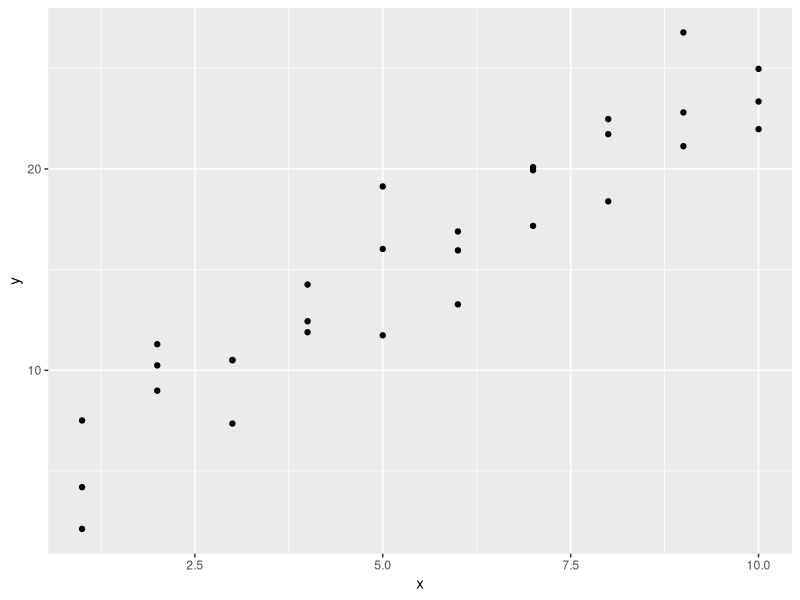
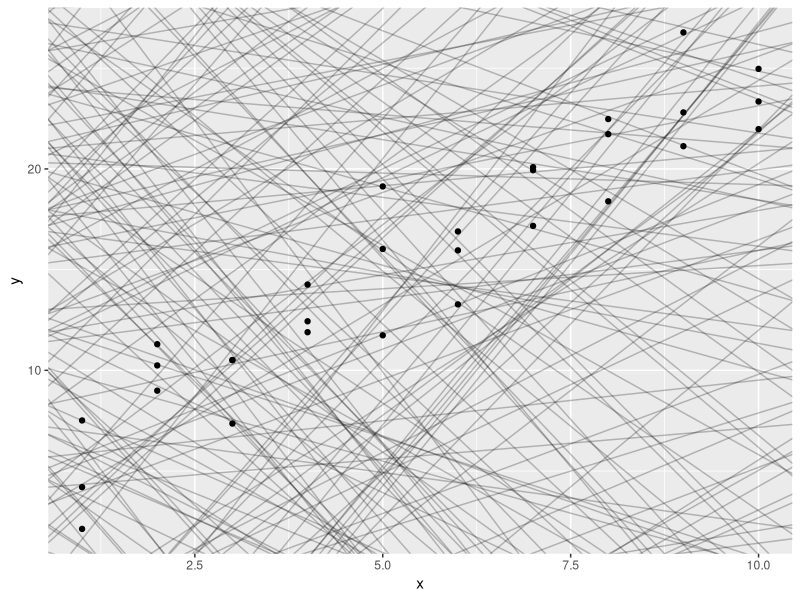
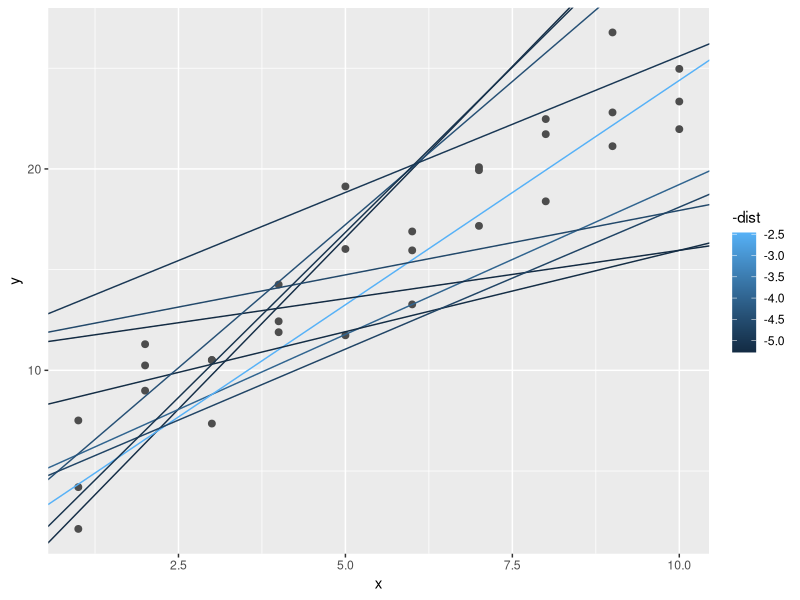
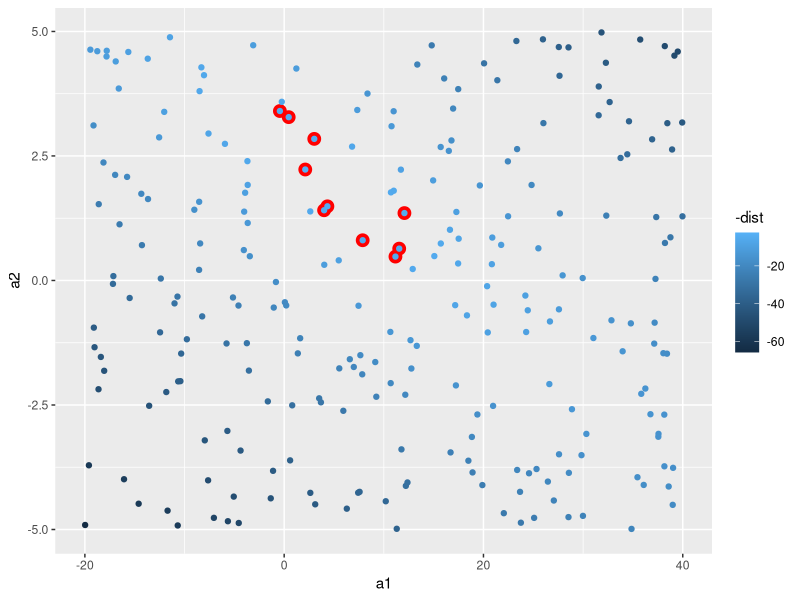
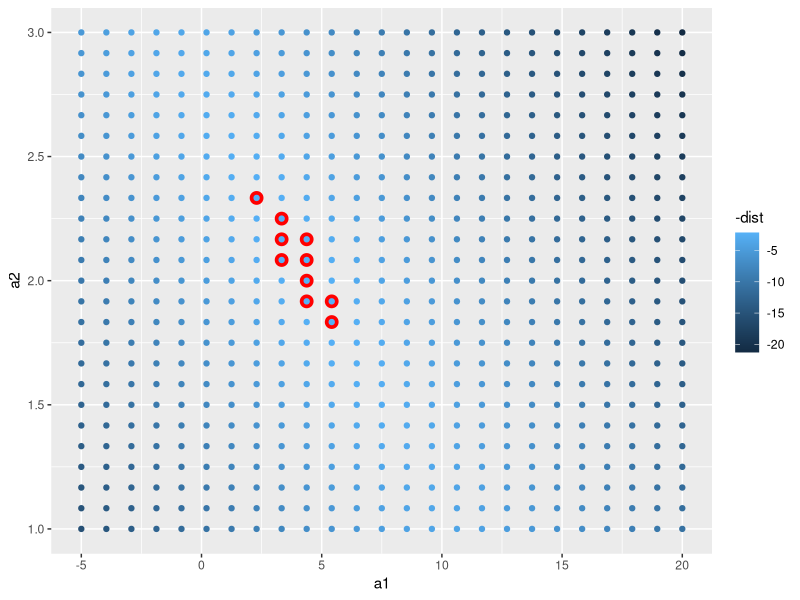
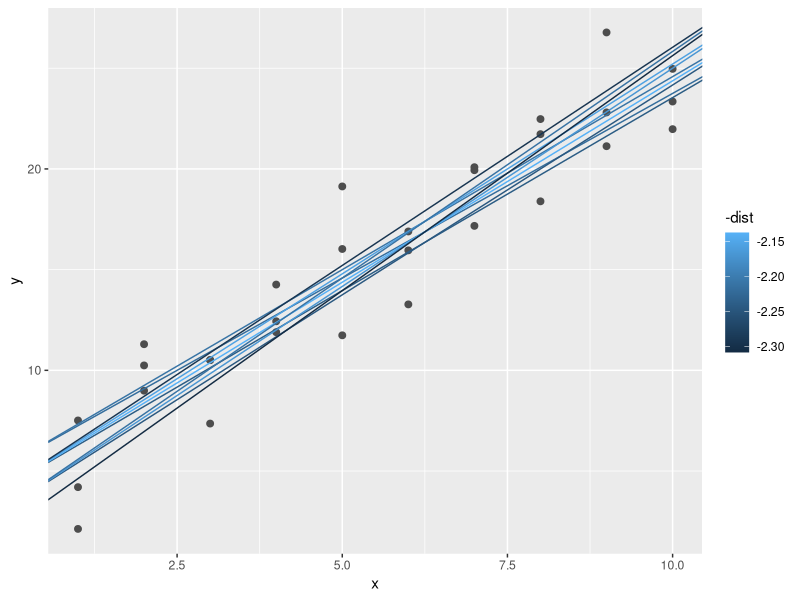
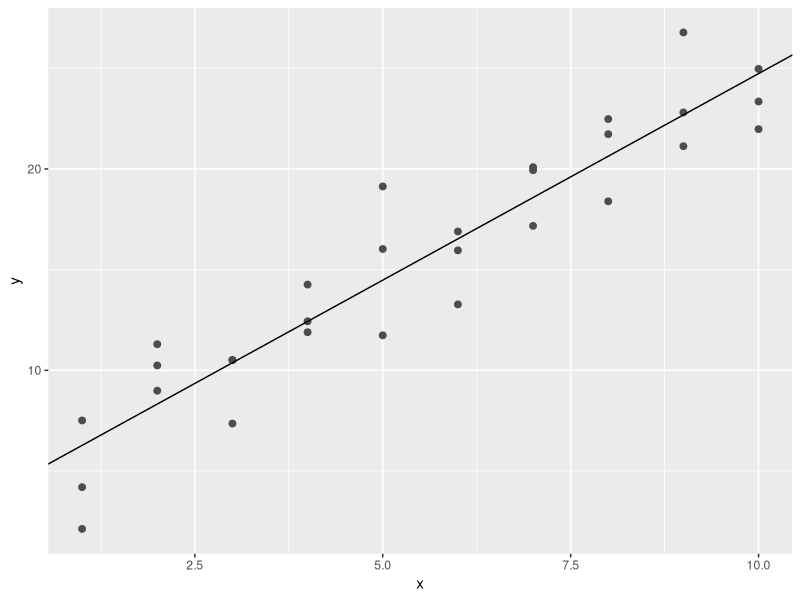
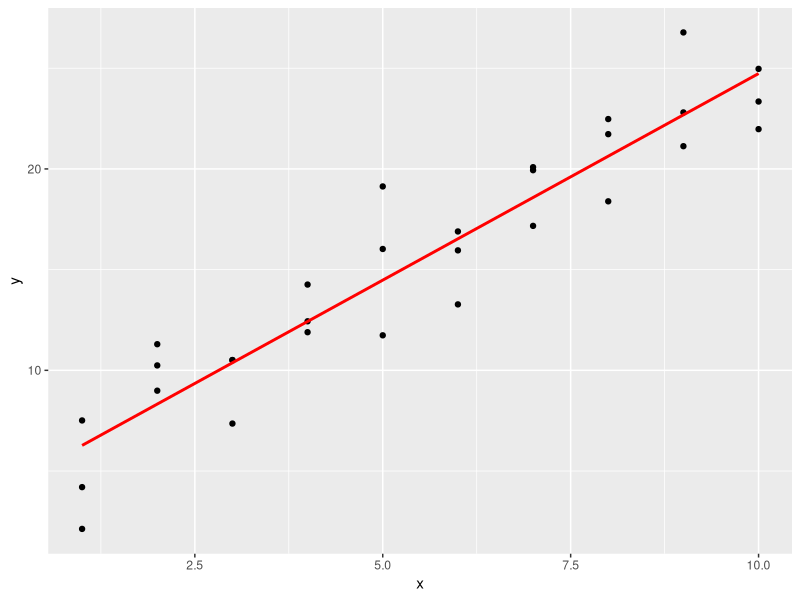

Recreate these plots in R, in order.
library(tidyverse)

library(modelr)
options(na.action = na.warn)

# 模拟数据
ggplot(sim1, aes(x, y)) + 
    geom_point()

# 生成随机模型
models <- tibble(
    a1 = runif(250, -20, 40),
    a2 = runif(250, -5, 5)
)

ggplot(sim1, aes(x, y)) + 
    geom_abline(aes(intercept = a1, slope = a2), data = models, alpha = 1/4) +
    geom_point() 

# 计算预测值
model1 <- function(a, data) {
    a[1] + data$x * a[2]
}
model1(c(7, 1.5), sim1)

# 计算预测值与实际值之间的差距
measure_distance <- function(mod, data) {
    diff <- data$y - model1(mod, data)
    sqrt(mean(diff ^ 2))
}
measure_distance(c(7, 1.5), sim1)

sim1_dist <- function(a1, a2) {
    measure_distance(c(a1, a2), sim1)
}

models <- models %>% 
    mutate(dist = purrr::map2_dbl(a1, a2, sim1_dist))
models

# 找出最好的10个模型
ggplot(sim1, aes(x, y)) + 
    geom_point(size = 2, colour = "grey30") + 
    geom_abline(
        aes(intercept = a1, slope = a2, colour = -dist), 
        data = filter(models, rank(dist) <= 10)
    )

# 可视化所有模型
ggplot(models, aes(a1, a2)) +
    geom_point(data = filter(models, rank(dist) <= 10), size = 4, colour = "red") +
    geom_point(aes(colour = -dist))

# 使用网格找到最好的模型
grid <- expand.grid(
    a1 = seq(-5, 20, length = 25),
    a2 = seq(1, 3, length = 25)
) %>% 
    mutate(dist = purrr::map2_dbl(a1, a2, sim1_dist))

grid %>% 
    ggplot(aes(a1, a2)) +
    geom_point(data = filter(grid, rank(dist) <= 10), size = 4, colour = "red") +
    geom_point(aes(colour = -dist)) 

ggplot(sim1, aes(x, y)) + 
    geom_point(size = 2, colour = "grey30") + 
    geom_abline(
        aes(intercept = a1, slope = a2, colour = -dist), 
        data = filter(grid, rank(dist) <= 10)
    )

# 使用牛顿-拉弗森得到最好的模型
best <- optim(c(0, 0), measure_distance, data = sim1)
best$par

ggplot(sim1, aes(x, y)) + 
    geom_point(size = 2, colour = "grey30") + 
    geom_abline(intercept = best$par[1], slope = best$par[2])

# 使用lm()得到最好的模型
sim1_mod <- lm(y ~ x, data = sim1)
coef(sim1_mod)

# 2. 可视化模型
# 计算数据网格
grid <- sim1 %>% 
    data_grid(x) 
grid

# 添加预测值
grid <- grid %>% 
    add_predictions(sim1_mod) 
grid

# 可视化预测值
ggplot(sim1, aes(x)) +
    geom_point(aes(y = y)) +
    geom_line(aes(y = pred), data = grid, colour = "red", size = 1)

# 添加残差
sim1 <- sim1 %>% 
    add_residuals(sim1_mod)
sim1

# 残差频率图
ggplot(sim1, aes(resid)) + 
    geom_freqpoly(binwidth = 0.5)

# 残差分布图
ggplot(sim1, aes(x, resid)) + 
    geom_ref_line(h = 0) +
    geom_point()
